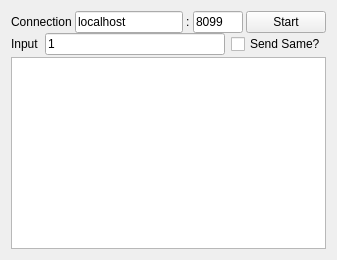
         <widget class="QWidget" name="tab_vmix">
          <attribute name="title">
           <string>VMix</string>
          </attribute>
          <layout class="QGridLayout" name="gridLayout_3">
           <property name="verticalSpacing">
            <number>2</number>
           </property>
           <item row="1" column="0">
            <widget class="QTableView" name="tableView_vmixMapping">
             <attribute name="horizontalHeaderVisible">
              <bool>false</bool>
             </attribute>
             <attribute name="horizontalHeaderStretchLastSection">
              <bool>true</bool>
             </attribute>
            </widget>
           </item>
           <item row="0" column="0">
            <layout class="QVBoxLayout" name="verticalLayout_6">
             <property name="leftMargin">
              <number>0</number>
             </property>
             <property name="topMargin">
              <number>0</number>
             </property>
             <property name="rightMargin">
              <number>0</number>
             </property>
             <property name="bottomMargin">
              <number>0</number>
             </property>
             <item>
              <widget class="QWidget" name="connectionWidget" native="true">
               <layout class="QHBoxLayout" name="horizontalLayout_18">
                <property name="spacing">
                 <number>3</number>
                </property>
                <property name="leftMargin">
                 <number>0</number>
                </property>
                <property name="topMargin">
                 <number>0</number>
                </property>
                <property name="rightMargin">
                 <number>0</number>
                </property>
                <property name="bottomMargin">
                 <number>0</number>
                </property>
                <item>
                 <widget class="QLabel" name="connectionLabel">
                  <property name="text">
                   <string>Connection</string>
                  </property>
                 </widget>
                </item>
                <item>
                 <widget class="QLineEdit" name="lineEdit_vmixHost">
                  <property name="text">
                   <string>localhost</string>
                  </property>
                 </widget>
                </item>
                <item>
                 <widget class="QLabel" name="label_5">
                  <property name="text">
                   <string>:</string>
                  </property>
                 </widget>
                </item>
                <item>
                 <widget class="QLineEdit" name="lineEdit_vmixPort">
                  <property name="sizePolicy">
                   <sizepolicy hsizetype="Fixed" vsizetype="Fixed">
                    <horstretch>0</horstretch>
                    <verstretch>0</verstretch>
                   </sizepolicy>
                  </property>
                  <property name="maximumSize">
                   <size>
                    <width>50</width>
                    <height>16777215</height>
                   </size>
                  </property>
                  <property name="text">
                   <string>8099</string>
                  </property>
                 </widget>
                </item>
                <item>
                 <widget class="QPushButton" name="pushButton_startvmix">
                  <property name="sizePolicy">
                   <sizepolicy hsizetype="Fixed" vsizetype="Fixed">
                    <horstretch>0</horstretch>
                    <verstretch>0</verstretch>
                   </sizepolicy>
                  </property>
                  <property name="text">
                   <string>Start</string>
                  </property>
                  <property name="checkable">
                   <bool>true</bool>
                  </property>
                  <property name="checked">
                   <bool>false</bool>
                  </property>
                 </widget>
                </item>
               </layout>
              </widget>
             </item>
             <item>
              <widget class="QWidget" name="widget_16" native="true">
               <property name="minimumSize">
                <size>
                 <width>0</width>
                 <height>0</height>
                </size>
               </property>
               <layout class="QHBoxLayout" name="horizontalLayout_19">
                <property name="leftMargin">
                 <number>0</number>
                </property>
                <property name="topMargin">
                 <number>0</number>
                </property>
                <property name="rightMargin">
                 <number>0</number>
                </property>
                <property name="bottomMargin">
                 <number>0</number>
                </property>
                <item>
                 <widget class="QLabel" name="vmixinputLabel">
                  <property name="text">
                   <string>Input</string>
                  </property>
                 </widget>
                </item>
                <item>
                 <widget class="QLineEdit" name="inputLineEdit_vmix">
                  <property name="text">
                   <string>1</string>
                  </property>
                 </widget>
                </item>
                <item>
                 <widget class="QCheckBox" name="checkBox_vmix_send_same">
                  <property name="toolTip">
                   <string>Send only new detections or also existing?</string>
                  </property>
                  <property name="text">
                   <string>Send Same?</string>
                  </property>
                 </widget>
                </item>
               </layout>
              </widget>
             </item>
            </layout>
           </item>
          </layout>
         </widget>
